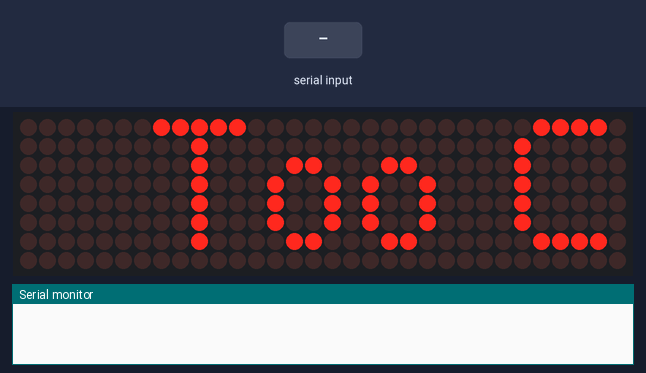
Bench run of a sketch on a simulated ESP32. Parts: 32×8 LED matrix, the last lines printed to the serial monitor. The test bench sets the inputs (shaded band). Nothing arrives over Bluetooth unless stated.

Above: at 1.26 s.
1.3 s: "TEXT:90\n" received over the second serial link
At 1.36 s:
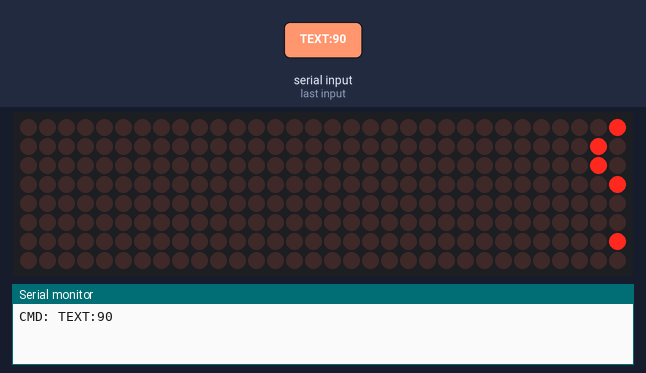
2.9 s: "TEXT:,45\n" received over the second serial link
At 4.46 s:
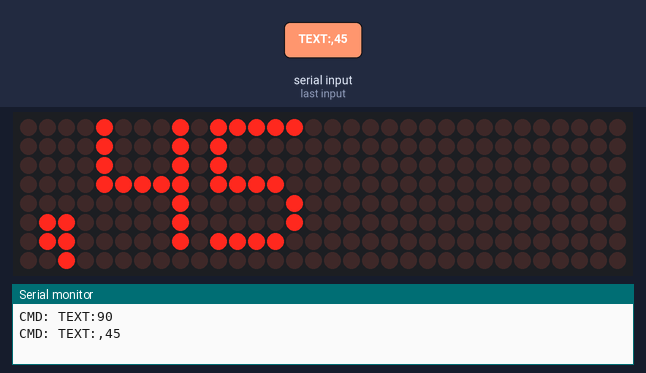
4.5 s: "BRIGHT:\n" received over the second serial link
At 6.4 s:
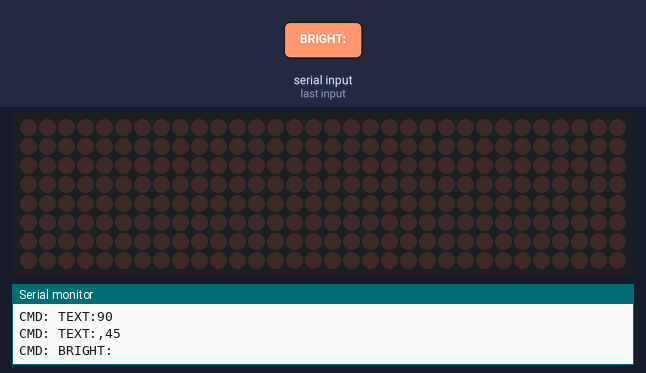

Measured:
- after the input at 1.3 s, the display: first changes at once (image 1 shows a later state)
- after the input at 2.9 s, the display: first changes at once (image 2 shows a later state)

The sketch:

main.ino
```cpp
// Libraries
#include <MD_Parola.h>
#include <MD_MAX72xx.h>
#include <SPI.h>
#include <BluetoothSerial.h>

// Hardware configs so we don't write them everywhere
#define HARDWARE_TYPE MD_MAX72XX::FC16_HW
#define MAX_DEVICES 4 // number of the MAX7219 modules

#define DATA_PIN 23
#define CLK_PIN 18
#define CS_PIN 5

// Objects
MD_Parola display = MD_Parola(HARDWARE_TYPE, DATA_PIN, CLK_PIN, CS_PIN, MAX_DEVICES);
BluetoothSerial SerialBT;

// Variables
String inputString = "";
String currentText = "Too Cool"; // you can change that later when u need, it's just the default yk
int brightness = 3; // i think it varies from 0 to 15

// Setup
void setup() {
  Serial.begin(115200);
  SerialBT.begin("SilverHelm"); // Bluetooth name, also customizable

  display.begin();
  display.setIntensity(brightness);
  display.displayClear();

  display.displayText(currentText.c_str(), PA_CENTER, 50, 0, PA_SCROLL_LEFT, PA_SCROLL_LEFT);
}

// Main loop
void loop() {
  readBluetooth();
  display.displayAnimate();
}

// Bluetooth handler
void readBluetooth() {
  while (SerialBT.available()) {
    char c = SerialBT.read();

    if (c == '\n') {
      processCommand(inputString);
      inputString = "";
    } else {
      inputString += c;
    }
  }
}

// Command parser
void processCommand(String cmd) {
  cmd.trim();

  if (cmd.startsWith("TEXT:")) {
    currentText = cmd.substring(5);
    display.displayClear();
    display.displayText(currentText.c_str(), PA_CENTER, 50, 0, PA_SCROLL_LEFT, PA_SCROLL_LEFT);

  } else if (cmd.startsWith("BRIGHT:")) {
    brightness = cmd.substring(7).toInt();
    brightness = constrain(brightness, 0, 15);
    display.setIntensity(brightness);

  } else if (cmd.startsWith("MODE:")) {
    String mode = cmd.substring(5);

    if (mode == "SCROLL") {
      display.displayText(currentText.c_str(), PA_CENTER, 50, 0, PA_SCROLL_LEFT, PA_SCROLL_LEFT);

    } else if (mode == "STATIC") {
      display.displayText(currentText.c_str(), PA_CENTER, 0, 0, PA_PRINT, PA_NO_EFFECT);
    }
  }

  Serial.println("CMD: " + cmd);
}
```
